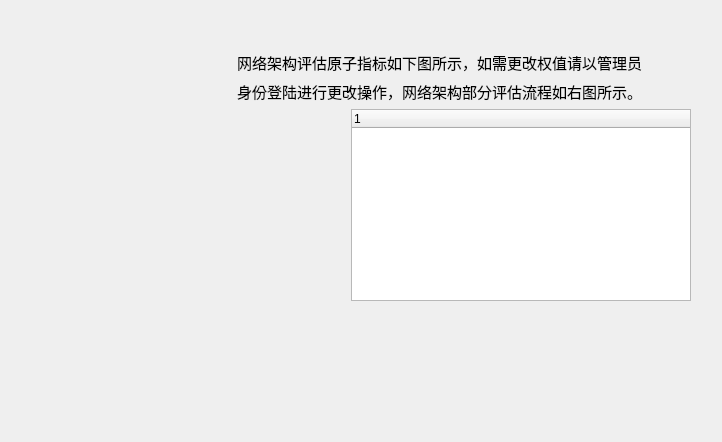
     <widget class="QWidget" name="tab1">
      <property name="sizePolicy">
       <sizepolicy hsizetype="Expanding" vsizetype="Expanding">
        <horstretch>0</horstretch>
        <verstretch>0</verstretch>
       </sizepolicy>
      </property>
      <attribute name="title">
       <string>原子指标及评估流程</string>
      </attribute>
      <layout class="QGridLayout" name="gridLayout_2">
       <item row="0" column="1">
        <spacer name="horizontalSpacer_2">
         <property name="orientation">
          <enum>Qt::Horizontal</enum>
         </property>
         <property name="sizeType">
          <enum>QSizePolicy::Preferred</enum>
         </property>
         <property name="sizeHint" stdset="0">
          <size>
           <width>20</width>
           <height>20</height>
          </size>
         </property>
        </spacer>
       </item>
       <item row="0" column="0">
        <layout class="QHBoxLayout" name="horizontalLayout_2">
         <property name="spacing">
          <number>6</number>
         </property>
         <item>
          <spacer name="horizontalSpacer_44">
           <property name="orientation">
            <enum>Qt::Horizontal</enum>
           </property>
           <property name="sizeType">
            <enum>QSizePolicy::Preferred</enum>
           </property>
           <property name="sizeHint" stdset="0">
            <size>
             <width>120</width>
             <height>20</height>
            </size>
           </property>
          </spacer>
         </item>
         <item>
          <widget class="QFrame" name="frame_liuchengtu">
           <property name="sizePolicy">
            <sizepolicy hsizetype="Expanding" vsizetype="Expanding">
             <horstretch>0</horstretch>
             <verstretch>0</verstretch>
            </sizepolicy>
           </property>
           <property name="frameShape">
            <enum>QFrame::StyledPanel</enum>
           </property>
           <property name="frameShadow">
            <enum>QFrame::Raised</enum>
           </property>
          </widget>
         </item>
         <item>
          <spacer name="horizontalSpacer_45">
           <property name="orientation">
            <enum>Qt::Horizontal</enum>
           </property>
           <property name="sizeType">
            <enum>QSizePolicy::Preferred</enum>
           </property>
           <property name="sizeHint" stdset="0">
            <size>
             <width>100</width>
             <height>20</height>
            </size>
           </property>
          </spacer>
         </item>
         <item>
          <layout class="QVBoxLayout" name="verticalLayout_2" stretch="0,0,0,0">
           <item>
            <spacer name="verticalSpacer_2">
             <property name="orientation">
              <enum>Qt::Vertical</enum>
             </property>
             <property name="sizeType">
              <enum>QSizePolicy::Preferred</enum>
             </property>
             <property name="sizeHint" stdset="0">
              <size>
               <width>20</width>
               <height>40</height>
              </size>
             </property>
            </spacer>
           </item>
           <item>
            <layout class="QVBoxLayout" name="verticalLayout">
             <item>
              <widget class="QLabel" name="label_index">
               <property name="sizePolicy">
                <sizepolicy hsizetype="Preferred" vsizetype="Preferred">
                 <horstretch>0</horstretch>
                 <verstretch>0</verstretch>
                </sizepolicy>
               </property>
               <property name="font">
                <font>
                 <pointsize>11</pointsize>
                </font>
               </property>
               <property name="acceptDrops">
                <bool>false</bool>
               </property>
               <property name="layoutDirection">
                <enum>Qt::RightToLeft</enum>
               </property>
               <property name="autoFillBackground">
                <bool>false</bool>
               </property>
               <property name="text">
                <string>网络架构评估原子指标如下图所示，如需更改权值请以管理员</string>
               </property>
              </widget>
             </item>
             <item>
              <widget class="QLabel" name="label_8">
               <property name="sizePolicy">
                <sizepolicy hsizetype="Preferred" vsizetype="Preferred">
                 <horstretch>0</horstretch>
                 <verstretch>0</verstretch>
                </sizepolicy>
               </property>
               <property name="font">
                <font>
                 <pointsize>11</pointsize>
                </font>
               </property>
               <property name="layoutDirection">
                <enum>Qt::LeftToRight</enum>
               </property>
               <property name="text">
                <string>身份登陆进行更改操作，网络架构部分评估流程如右图所示。</string>
               </property>
              </widget>
             </item>
             <item>
              <layout class="QHBoxLayout" name="horizontalLayout" stretch="1,3">
               <item>
                <spacer name="horizontalSpacer">
                 <property name="orientation">
                  <enum>Qt::Horizontal</enum>
                 </property>
                 <property name="sizeHint" stdset="0">
                  <size>
                   <width>198</width>
                   <height>20</height>
                  </size>
                 </property>
                </spacer>
               </item>
               <item>
                <widget class="QTreeWidget" name="treeWidget">
                 <property name="sizePolicy">
                  <sizepolicy hsizetype="Expanding" vsizetype="Expanding">
                   <horstretch>0</horstretch>
                   <verstretch>0</verstretch>
                  </sizepolicy>
                 </property>
                 <property name="layoutDirection">
                  <enum>Qt::LeftToRight</enum>
                 </property>
                 <column>
                  <property name="text">
                   <string notr="true">1</string>
                  </property>
                 </column>
                </widget>
               </item>
              </layout>
             </item>
            </layout>
           </item>
           <item>
            <spacer name="verticalSpacer_16">
             <property name="orientation">
              <enum>Qt::Vertical</enum>
             </property>
             <property name="sizeHint" stdset="0">
              <size>
               <width>20</width>
               <height>40</height>
              </size>
             </property>
            </spacer>
           </item>
           <item>
            <spacer name="verticalSpacer_3">
             <property name="orientation">
              <enum>Qt::Vertical</enum>
             </property>
             <property name="sizeType">
              <enum>QSizePolicy::Preferred</enum>
             </property>
             <property name="sizeHint" stdset="0">
              <size>
               <width>20</width>
               <height>90</height>
              </size>
             </property>
            </spacer>
           </item>
          </layout>
         </item>
        </layout>
       </item>
      </layout>
      <zorder>horizontalSpacer_2</zorder>
     </widget>
